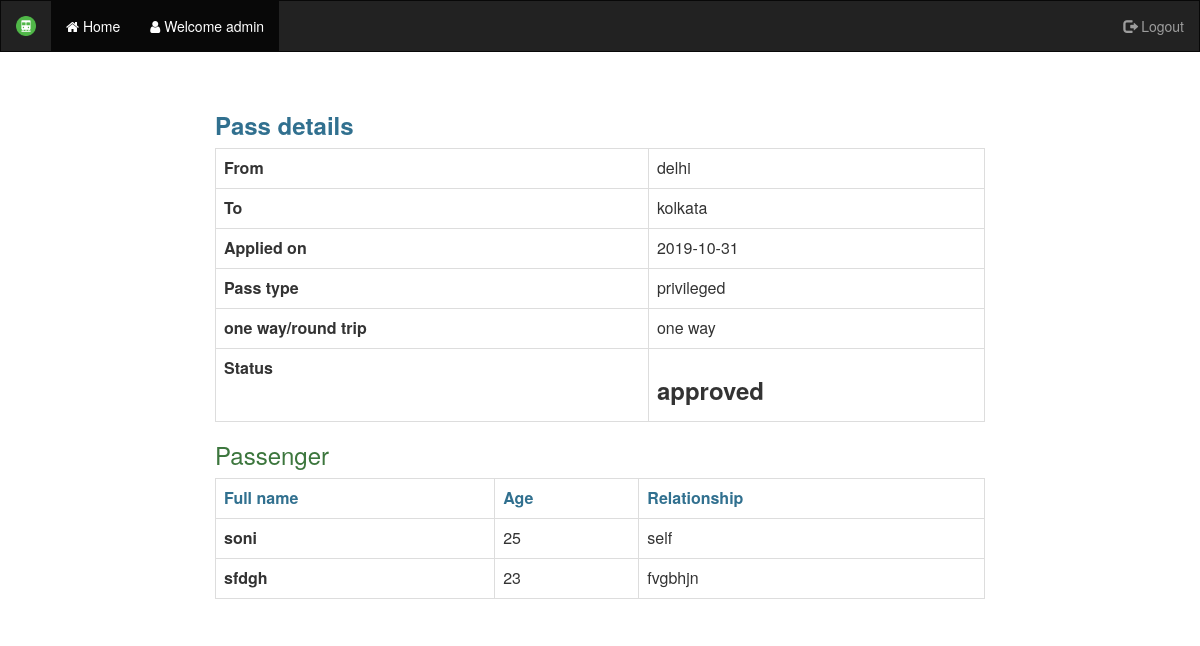
/admin/pass_info.php?p=1 (signed in), run on the app's committed database.
### tables this page shows
CREATE TABLE `passes` (
  `pass_id` bigint(20) NOT NULL,
  `emp_id` int(11) NOT NULL,
  `apply_date` date NOT NULL,
  `approval_date` date NOT NULL,
  `issue_year` int(4) NOT NULL,
  `start_station` text NOT NULL,
  `dest_station` text NOT NULL,
  `pass_type` int(11) NOT NULL,
  `half_full` text NOT NULL,
  `status` text NOT NULL
);

CREATE TABLE `pass_type` (
  `pass_type_id` int(11) NOT NULL,
  `pass_type_nm` text NOT NULL,
  `class_type_id` int(11) NOT NULL,
  `max_pass` int(11) NOT NULL
);

CREATE TABLE `pass_family` (
  `pass_fam_id` int(11) NOT NULL,
  `pass_id` bigint(20) NOT NULL,
  `family_id` bigint(20) NOT NULL,
  `self_or_family` text NOT NULL
);

CREATE TABLE `personal` (
  `emp_id` bigint(20) NOT NULL,
  `emp_unique_id` varchar(20) NOT NULL,
  `password` text NOT NULL,
  `first_name` varchar(50) NOT NULL,
  `last_name` varchar(50) NOT NULL,
  `gender` varchar(11) NOT NULL,
  `age` int(11) NOT NULL,
  `date_of_joining` date NOT NULL,
  `class_type_id` int(11) NOT NULL,
  `office_zone` varchar(50) NOT NULL,
  `Email` varchar(100) NOT NULL,
  `Phone` bigint(50) NOT NULL,
  `Address` varchar(100) NOT NULL,
  `City` varchar(50) NOT NULL,
  `State` varchar(20) NOT NULL,
  `Zip` int(20) NOT NULL
);

CREATE TABLE `family_details` (
  `fid` bigint(11) NOT NULL,
  `emp_id` bigint(20) NOT NULL,
  `Full_name` varchar(50) NOT NULL,
  `Age` int(50) NOT NULL,
  `relationship` text NOT NULL,
  `Id_Proof` varchar(50) NOT NULL,
  `Medical_Proof` varchar(50) NOT NULL
);

### admin/pass_info.php (the view, shortened to what this page needs)
<?php
require_once("../db_con.php");
?>
<html>
	  <head>
	    <link rel="stylesheet" type="text/css" href="../style.css">
	    <link rel="stylesheet" type="text/css" href="//code.jquery.com/ui/1.12.1/themes/base/jquery-ui.css">
	    <link rel="stylesheet" href="https://maxcdn.bootstrapcdn.com/bootstrap/3.4.0/css/bootstrap.min.css">
	    <link rel="stylesheet" href="https://cdnjs.cloudflare.com/ajax/libs/font-awesome/4.7.0/css/font-awesome.min.css">
	  </head>
	<body>
	    <nav class="navbar navbar-inverse" style = "border-radius:0px">
		    <div class="container-fluid">
		        <div class="navbar-header">
		          <a class="navbar-brand" href="#">
		            <img src="../image/logo.png"/>
		          </a>
		        </div>
		        <ul class="nav navbar-nav">
		          <li class = "active"><a href="admin_home.php"> <i class="fa fa-home"></i> Home</a></li>
		          <li class = "active"><a href = ""><i class="fa fa-user" aria-hidden="true"></i> Welcome admin</a></li>
		        </ul>
		        <ul class="nav navbar-nav navbar-right">
		          <li><a href="admin_logout.php"><span class="glyphicon glyphicon-log-out"></span> Logout</a></li>
		        </ul>
		    </div>
	    </nav>
	    <br />
	    <div class="container-fluid">
	    	<div class = "row">
	    		<div class = "col-sm-2"></div>
	    		<div class = "col-sm-8" id = "alert_status">
	    			<span class="text-info"><h3><b>Pass details</b></h3></span>
			    	<div class="table-repsonsive">
					    <table class="table table-bordered" id="item_table">
					      	<?php
					      	$pid = $_GET["p"];
					      	$query = "select * from passes where pass_id = '$pid'";
		    				$res = @mysqli_query($conn,$query) or die("error in query ".$query);
		    				$row = mysqli_fetch_assoc($res);
		    					$emp_id = $row['emp_id'];
		                      echo("<tr><th>From</th><td>".$row['start_station']."</td></tr>");
		                      echo("<tr><th>To</th><td>".$row['dest_station']."</td></tr>");
		                      echo("<tr><th>Applied on </th><td>".$row['apply_date']."</td></tr>");
		                      	$ptypeid = $row['pass_type'];
		                      	$query1 = "select * from pass_type where pass_type_id = '$ptypeid'";
		    					$res1 = @mysqli_query($conn,$query1) or die("error in query ".$query1);
		    					$row1 = mysqli_fetch_assoc($res1);
		                      echo("<tr><th>Pass type</th><td>".$row1['pass_type_nm']."</td></tr>");
		                      	if($row['half_full'] == '1')
		                      		$txt = "one way";
		                      	else
		                      		$txt = "round trip";
		                      echo("<tr><th>one way/round trip</th><td>".$txt."</td></tr>");
		                      echo("<tr><th>Status</th><td><h3><b>".$row['status']."</b></h3></td></tr>");
					      	?>
					    </table>
					</div>
					<span class="text-success"><h3>Passenger</h3></span>
			    	<div class="table-repsonsive">
					    <table class="table table-bordered" id="item_table">
					    	<tr class = 'text-info'><th>Full name</th><th>Age</th><th>Relationship</th></tr>
					      	<?php
					      	$pid = $_GET["p"];
					      	$query = "select * from pass_family where pass_id = '$pid'";
		    				$res = @mysqli_query($conn,$query) or die("error in query ".$query);
		    				while($row = mysqli_fetch_assoc($res)){
		    					$fid = $row["family_id"];
		                      	if($fid != 0){
			                      	$query1 = "select * from family_details where fid = '$fid'";
			    					$res1 = @mysqli_query($conn,$query1) or die("error in query ".$query1);
			    					$row1 = mysqli_fetch_assoc($res1);
			                      	echo("<tr><th>".$row1['Full_name']."</th><td>".$row1['Age']."</td><td>".$row1['relationship']."</td></tr>");
		                      	}else{
		                      		$query1 = "select * from personal where emp_id = '$emp_id'";
			    					$res1 = @mysqli_query($conn,$query1) or die("error in query ".$query1);
			    					$row1 = mysqli_fetch_assoc($res1);
			                      	echo("<tr><th>".$row1['first_name']."</th><td>".$row1['age']."</td><td>self</td></tr>");
		                      	}
		                    }
					      	?>
					    </table>
					</div>
				</div>
				<div class = "col-sm-2"></div>
			</div>
	    </div>
	</body>
</html>

### style.css (style rules this page uses)
body { background-repeat: no-repeat; background-size: 100% 100%; background-attachment: fixed; background-position: center; color: white; font-family: Arial; }
.navbar-brand>img { max-height: 100%; height: 100%; width: auto; margin: 0 auto; -o-object-fit: contain; object-fit: contain; }

### data on the page
passes: start_station "delhi", dest_station "kolkata", apply_date "2019-10-31", half_full "one way", status "approved"
pass_type: pass_type_nm "privileged"
pass_family: personal.first_name "soni", personal.age "25"
pass_family: family_details.Full_name "sfdgh", family_details.Age "23", family_details.relationship "fvgbhjn"
